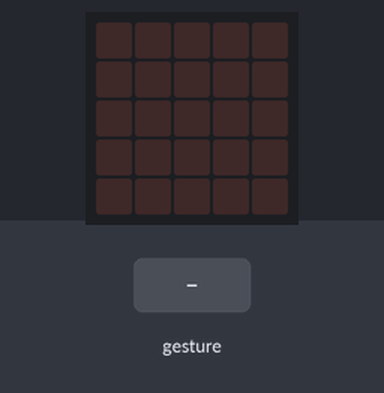
Simulated run of this program. Board: BBC micro:bit (MakeCode). Parts: the board's 5×5 LED display. The test bench sets the inputs (shaded band). Random numbers come from a fixed seed; a tilt is held for 1.5 s and a shake lasts 1 s, then the board lies face up again.

Above: at 1.2 s.
1.3 s: gesture 'shake'
At 1.9 s:
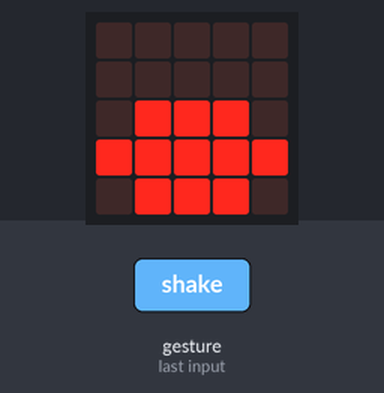
3.0 s: gesture 'shake'
At 4.4 s:
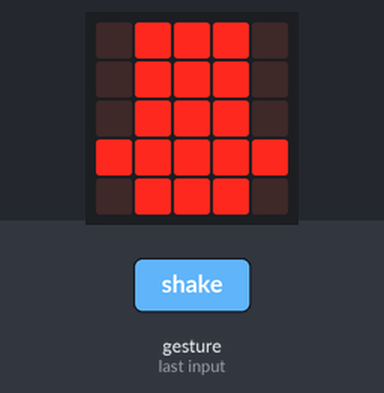
Timing chart, 0 to 6.0 s (numbered marks = the images above; inputs shaded):
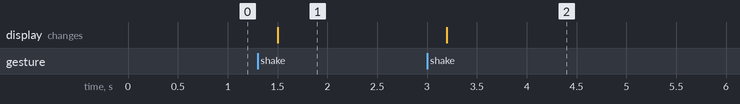

The program:

main.ts
```typescript
let num = 0
input.onGesture(Gesture.Shake, function () {
    num = randint(1, 3)
    if (num == 1) {
        basic.showLeds(`
            . . . . .
            . . . . .
            . # # # .
            # # # # #
            . # # # .
            `)
    } else if (num == 2) {
        basic.showLeds(`
            # . . . #
            . # . # .
            . . # . .
            # # # # #
            . # # # .
            `)
    } else if (num == 3) {
        basic.showLeds(`
            . # # # .
            . # # # .
            . # # # .
            # # # # #
            . # # # .
            `)
    }
})
```

test.ts
```typescript
// 在這裡測試；當此封包作為擴充功能時，將不會編譯此內容。
```

Measured:
- after the input at 1.3 s, the display: changes after 0.20 s (image 1)
- after the input at 3.0 s, the display: changes after 0.20 s (image 2)
